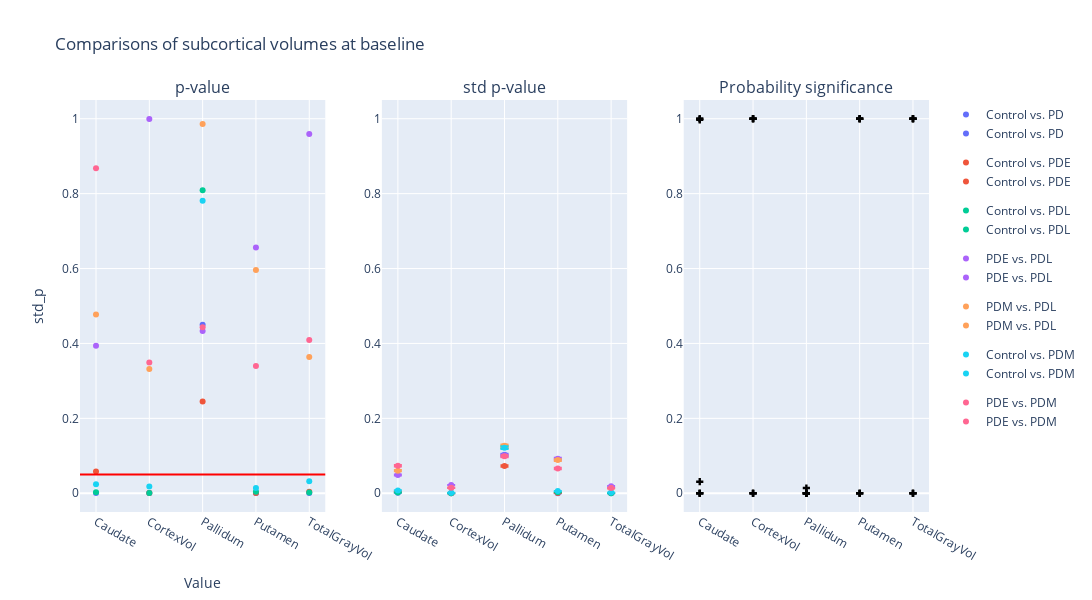

Notebook cell for this chart:
### Code cell
plot_dumbbell(
    df_t, title="Comparisons of subcortical volumes at baseline", group="comparison"
)

### Figure 1 — Plotly figure (JSON) as saved in the notebook; plotly's stock layout.template omitted (floating-point values rounded to 4 significant figures)
{"data": [{"hovertemplate": "comparison=Control vs. PD<br>region=%{x}<br>p_value=%{y}<extra></extra>", "legendgroup": "Control vs. PD", "marker": {"color": "#636efa", "symbol": "circle"}, "mode": "markers", "name": "Control vs. PD", "orientation": "v", "showlegend": true, "type": "scatter", "x": ["Caudate", "CortexVol", "Pallidum", "Putamen", "TotalGrayVol"], "xaxis": "x", "y": [0.001, 0.001, 0.45, 0.001, 0.001], "yaxis": "y"}, {"hovertemplate": "comparison=Control vs. PDE<br>region=%{x}<br>p_value=%{y}<extra></extra>", "legendgroup": "Control vs. PDE", "marker": {"color": "#EF553B", "symbol": "circle"}, "mode": "markers", "name": "Control vs. PDE", "orientation": "v", "showlegend": true, "type": "scatter", "x": ["Caudate", "CortexVol", "Pallidum", "Putamen", "TotalGrayVol"], "xaxis": "x", "y": [0.058, 0.001, 0.245, 0.001, 0.004], "yaxis": "y"}, {"hovertemplate": "comparison=Control vs. PDL<br>region=%{x}<br>p_value=%{y}<extra></extra>", "legendgroup": "Control vs. PDL", "marker": {"color": "#00cc96", "symbol": "circle"}, "mode": "markers", "name": "Control vs. PDL", "orientation": "v", "showlegend": true, "type": "scatter", "x": ["Caudate", "CortexVol", "Pallidum", "Putamen", "TotalGrayVol"], "xaxis": "x", "y": [0.003, 0.001, 0.809, 0.004, 0.002], "yaxis": "y"}, {"hovertemplate": "comparison=PDE vs. PDL<br>region=%{x}<br>p_value=%{y}<extra></extra>", "legendgroup": "PDE vs. PDL", "marker": {"color": "#ab63fa", "symbol": "circle"}, "mode": "markers", "name": "PDE vs. PDL", "orientation": "v", "showlegend": true, "type": "scatter", "x": ["Caudate", "CortexVol", "Pallidum", "Putamen", "TotalGrayVol"], "xaxis": "x", "y": [0.394, 0.999, 0.433, 0.656, 0.959], "yaxis": "y"}, {"hovertemplate": "comparison=PDM vs. PDL<br>region=%{x}<br>p_value=%{y}<extra></extra>", "legendgroup": "PDM vs. PDL", "marker": {"color": "#FFA15A", "symbol": "circle"}, "mode": "markers", "name": "PDM vs. PDL", "orientation": "v", "showlegend": true, "type": "scatter", "x": ["Caudate", "CortexVol", "Pallidum", "Putamen", "TotalGrayVol"], "xaxis": "x", "y": [0.477, 0.332, 0.986, 0.596, 0.364], "yaxis": "y"}, {"hovertemplate": "comparison=Control vs. PDM<br>region=%{x}<br>p_value=%{y}<extra></extra>", "legendgroup": "Control vs. PDM", "marker": {"color": "#19d3f3", "symbol": "circle"}, "mode": "markers", "name": "Control vs. PDM", "orientation": "v", "showlegend": true, "type": "scatter", "x": ["Caudate", "CortexVol", "Pallidum", "Putamen", "TotalGrayVol"], "xaxis": "x", "y": [0.024, 0.018, 0.781, 0.014, 0.032], "yaxis": "y"}, {"hovertemplate": "comparison=PDE vs. PDM<br>region=%{x}<br>p_value=%{y}<extra></extra>", "legendgroup": "PDE vs. PDM", "marker": {"color": "#FF6692", "symbol": "circle"}, "mode": "markers", "name": "PDE vs. PDM", "orientation": "v", "showlegend": true, "type": "scatter", "x": ["Caudate", "CortexVol", "Pallidum", "Putamen", "TotalGrayVol"], "xaxis": "x", "y": [0.868, 0.349, 0.443, 0.34, 0.409], "yaxis": "y"}, {"error_y": {"array": [4.612e-05, 1.356e-06, 0.002799, 7.48e-06, 3.343e-06], "arrayminus": [4.743e-05, 1.395e-06, 0.002879, 7.693e-06, 3.439e-06]}, "hovertemplate": "comparison=Control vs. PD<br>region=%{x}<br>std_p=%{y}<extra></extra>", "legendgroup": "Control vs. PD", "marker": {"color": "#636efa", "symbol": "circle"}, "mode": "markers", "name": "Control vs. PD", "orientation": "v", "showlegend": true, "type": "scatter", "x": ["Caudate", "CortexVol", "Pallidum", "Putamen", "TotalGrayVol"], "xaxis": "x2", "y": [0.001693, 4.978e-05, 0.1028, 0.0002746, 0.0001227], "yaxis": "y2"}, {"error_y": {"array": [0.0001205, 6.833e-06, 0.00199, 2.393e-05, 1.371e-05], "arrayminus": [0.000124, 7.028e-06, 0.002046, 2.462e-05, 1.41e-05]}, "hovertemplate": "comparison=Control vs. PDE<br>region=%{x}<br>std_p=%{y}<extra></extra>", "legendgroup": "Control vs. PDE", "marker": {"color": "#EF553B", "symbol": "circle"}, "mode": "markers", "name": "Control vs. PDE", "orientation": "v", "showlegend": true, "type": "scatter", "x": ["Caudate", "CortexVol", "Pallidum", "Putamen", "TotalGrayVol"], "xaxis": "x2", "y": [0.004425, 0.0002508, 0.07304, 0.0008786, 0.0005033], "yaxis": "y2"}, {"error_y": {"array": [6.264e-05, 5.649e-06, 0.003364, 7.511e-05, 1.038e-05], "arrayminus": [6.443e-05, 5.81e-06, 0.00346, 7.726e-05, 1.068e-05]}, "hovertemplate": "comparison=Control vs. PDL<br>region=%{x}<br>std_p=%{y}<extra></extra>", "legendgroup": "Control vs. PDL", "marker": {"color": "#00cc96", "symbol": "circle"}, "mode": "markers", "name": "Control vs. PDL", "orientation": "v", "showlegend": true, "type": "scatter", "x": ["Caudate", "CortexVol", "Pallidum", "Putamen", "TotalGrayVol"], "xaxis": "x2", "y": [0.0023, 0.0002074, 0.1235, 0.002757, 0.0003811], "yaxis": "y2"}, {"error_y": {"array": [0.001323, 0.000594, 0.002742, 0.002517, 0.000513], "arrayminus": [0.00136, 0.000611, 0.00282, 0.002589, 0.0005276]}, "hovertemplate": "comparison=PDE vs. PDL<br>region=%{x}<br>std_p=%{y}<extra></extra>", "legendgroup": "PDE vs. PDL", "marker": {"color": "#ab63fa", "symbol": "circle"}, "mode": "markers", "name": "PDE vs. PDL", "orientation": "v", "showlegend": true, "type": "scatter", "x": ["Caudate", "CortexVol", "Pallidum", "Putamen", "TotalGrayVol"], "xaxis": "x2", "y": [0.04856, 0.02181, 0.1007, 0.09241, 0.01883], "yaxis": "y2"}, {"error_y": {"array": [0.001646, 0.0003906, 0.003456, 0.002414, 0.0003639], "arrayminus": [0.001693, 0.0004018, 0.003554, 0.002483, 0.0003742]}, "hovertemplate": "comparison=PDM vs. PDL<br>region=%{x}<br>std_p=%{y}<extra></extra>", "legendgroup": "PDM vs. PDL", "marker": {"color": "#FFA15A", "symbol": "circle"}, "mode": "markers", "name": "PDM vs. PDL", "orientation": "v", "showlegend": true, "type": "scatter", "x": ["Caudate", "CortexVol", "Pallidum", "Putamen", "TotalGrayVol"], "xaxis": "x2", "y": [0.06043, 0.01434, 0.1269, 0.08862, 0.01336], "yaxis": "y2"}, {"error_y": {"array": [0.000207, 4.217e-05, 0.003308, 0.000164, 5.754e-05], "arrayminus": [0.0002129, 4.337e-05, 0.003402, 0.0001687, 5.918e-05]}, "hovertemplate": "comparison=Control vs. PDM<br>region=%{x}<br>std_p=%{y}<extra></extra>", "legendgroup": "Control vs. PDM", "marker": {"color": "#19d3f3", "symbol": "circle"}, "mode": "markers", "name": "Control vs. PDM", "orientation": "v", "showlegend": true, "type": "scatter", "x": ["Caudate", "CortexVol", "Pallidum", "Putamen", "TotalGrayVol"], "xaxis": "x2", "y": [0.007599, 0.001548, 0.1214, 0.00602, 0.002112], "yaxis": "y2"}, {"error_y": {"array": [0.001996, 0.0003955, 0.002687, 0.0018, 0.0003819], "arrayminus": [0.002053, 0.0004068, 0.002764, 0.001851, 0.0003928]}, "hovertemplate": "comparison=PDE vs. PDM<br>region=%{x}<br>std_p=%{y}<extra></extra>", "legendgroup": "PDE vs. PDM", "marker": {"color": "#FF6692", "symbol": "circle"}, "mode": "markers", "name": "PDE vs. PDM", "orientation": "v", "showlegend": true, "type": "scatter", "x": ["Caudate", "CortexVol", "Pallidum", "Putamen", "TotalGrayVol"], "xaxis": "x2", "y": [0.07328, 0.01452, 0.09864, 0.06608, 0.01402], "yaxis": "y2"}, {"marker": {"color": "black", "symbol": "cross"}, "mode": "markers", "name": "Flip probability", "showlegend": false, "type": "scatter", "x": ["Caudate", "Caudate", "Caudate", "Caudate", "Caudate", "Caudate", "Caudate", "CortexVol", "CortexVol", "CortexVol", "CortexVol", "CortexVol", "CortexVol", "CortexVol", "Pallidum", "Pallidum", "Pallidum", "Pallidum", "Pallidum", "Pallidum", "Pallidum", "Putamen", "Putamen", "Putamen", "Putamen", "Putamen", "Putamen", "Putamen", "TotalGrayVol", "TotalGrayVol", "TotalGrayVol", "TotalGrayVol", "TotalGrayVol", "TotalGrayVol", "TotalGrayVol"], "xaxis": "x3", "y": [1.0, 0.03084, 1.0, 1.572e-25, 2.657e-24, 0.9971, 9.294e-22, 1.0, 1.0, 1.0, 3.812e-05, 1.809e-186, 1.0, 1.694e-204, 2.018e-08, 0.0001012, 1.233e-09, 3.484e-08, 0.014, 2.615e-10, 8.339e-09, 1.0, 1.0, 1.0, 9.974e-17, 1.719e-16, 1.0, 8.964e-11, 1.0, 1.0, 1.0, 7.44e-132, 1.077e-265, 1.0, 1.31e-311], "yaxis": "y3"}], "layout": {"annotations": [{"font": {"size": 16}, "showarrow": false, "text": "p-value", "x": 0.1444, "xanchor": "center", "xref": "paper", "y": 1, "yanchor": "bottom", "yref": "paper"}, {"font": {"size": 16}, "showarrow": false, "text": "std p-value", "x": 0.5, "xanchor": "center", "xref": "paper", "y": 1, "yanchor": "bottom", "yref": "paper"}, {"font": {"size": 16}, "showarrow": false, "text": "Probability significance", "x": 0.8556, "xanchor": "center", "xref": "paper", "y": 1, "yanchor": "bottom", "yref": "paper"}], "height": 600, "hovermode": "closest", "shapes": [{"line": {"color": "red", "width": 2}, "type": "line", "x0": 0, "x1": 1, "xref": "x domain", "y0": 0.05, "y1": 0.05, "yref": "y"}], "title": {"text": "Comparisons of subcortical volumes at baseline"}, "width": 1400, "xaxis": {"anchor": "y", "domain": [0, 0.2889], "title": {"text": "Value"}}, "xaxis2": {"anchor": "y2", "domain": [0.3556, 0.6444]}, "xaxis3": {"anchor": "y3", "domain": [0.7111, 1]}, "yaxis": {"anchor": "x", "domain": [0, 1], "range": [-0.05, 1.05], "title": {"text": "std_p"}}, "yaxis2": {"anchor": "x2", "domain": [0, 1], "range": [-0.05, 1.05]}, "yaxis3": {"anchor": "x3", "domain": [0, 1], "range": [-0.05, 1.05]}}}
